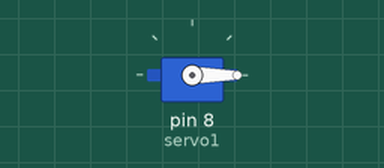
Recording of a sketch running on a simulated Arduino Uno, built with avr-gcc and run on an emulated ATmega328P. On the bench: servo.

Above: at 0.05 s.
Timing chart, 0 to 3.0 s (numbered marks = the images above):
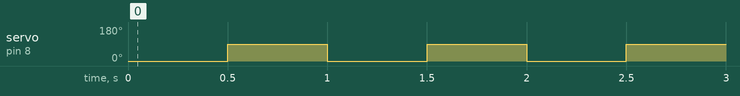

Measured:
- by itself, servo on pin 8 (servo1): alternates 90° for 0.50 s and 0° for 0.50 s

The sketch:

Servo_Motor_Control.ino
```cpp
#include <Servo.h>
Servo servo1;

void setup() {
  servo1.attach(8);
}

void loop() {
  servo1.write(0);
  delay(500);
  servo1.write(90);
  delay(500);
}
```
